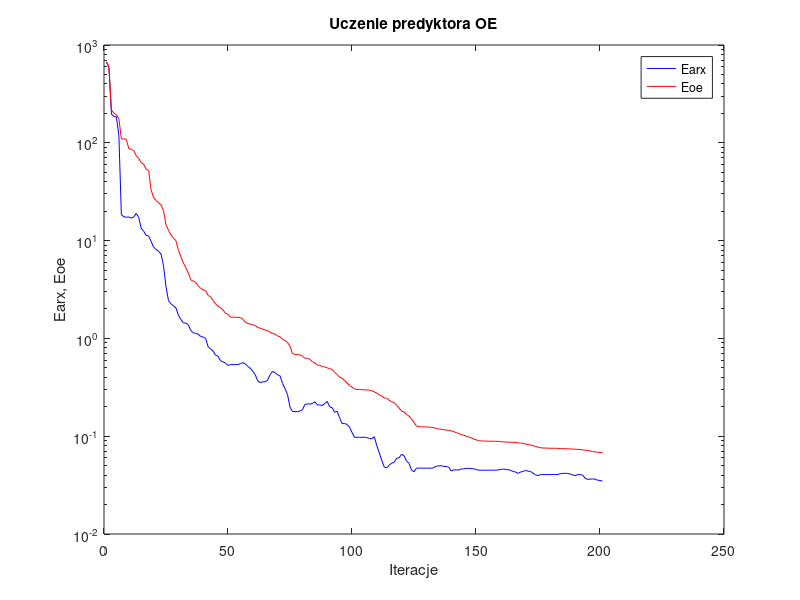
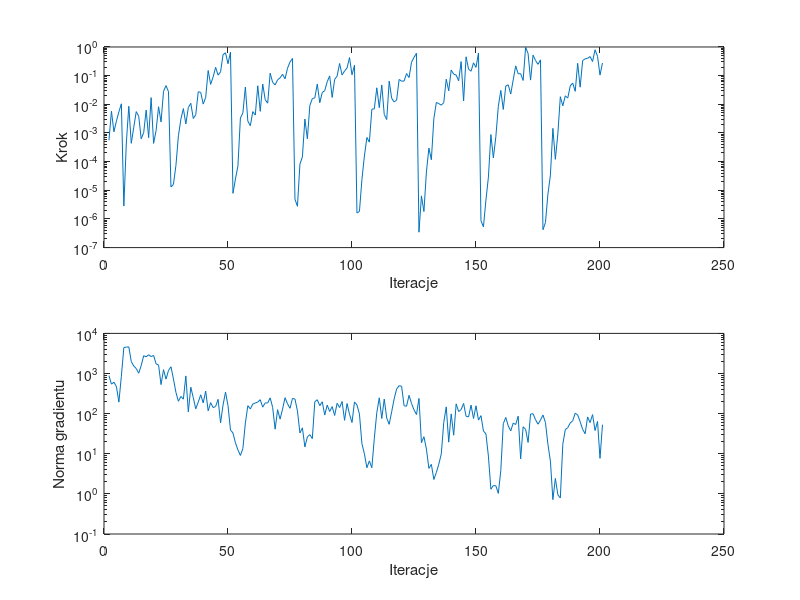

The MATLAB source for these figures, in order:
%uczenie predyktora oe
clear all;
n=0; farx(n+1)=6.734671e+002; foe(n+1)=6.633166e+002; wspucz(n+1)=0.000000e+000; ng(n+1)=0.000000e+000;
%odnowa zmiennej metryki
n=1; farx(n+1)=5.900187e+002; foe(n+1)=5.918367e+002; krok(n+1)=5.550052e-004; ng(n+1)=8.850310e+002;
n=2; farx(n+1)=1.961550e+002; foe(n+1)=2.157717e+002; krok(n+1)=5.767896e-003; ng(n+1)=5.434586e+002;
n=3; farx(n+1)=1.858741e+002; foe(n+1)=2.008590e+002; krok(n+1)=1.102111e-003; ng(n+1)=6.054445e+002;
n=4; farx(n+1)=1.842120e+002; foe(n+1)=1.924223e+002; krok(n+1)=2.581388e-003; ng(n+1)=4.753626e+002;
n=5; farx(n+1)=1.185809e+002; foe(n+1)=1.771034e+002; krok(n+1)=5.457942e-003; ng(n+1)=1.937319e+002;
n=6; farx(n+1)=1.835620e+001; foe(n+1)=1.097023e+002; krok(n+1)=1.040351e-002; ng(n+1)=8.602523e+002;
n=7; farx(n+1)=1.756267e+001; foe(n+1)=1.093095e+002; krok(n+1)=2.813146e-006; ng(n+1)=4.425982e+003;
n=8; farx(n+1)=1.732807e+001; foe(n+1)=1.088459e+002; krok(n+1)=4.477301e-004; ng(n+1)=4.560638e+003;
n=9; farx(n+1)=1.745261e+001; foe(n+1)=8.725560e+001; krok(n+1)=8.533243e-003; ng(n+1)=4.614612e+003;
n=10; farx(n+1)=1.700096e+001; foe(n+1)=8.563825e+001; krok(n+1)=4.356528e-004; ng(n+1)=1.984930e+003;
n=11; farx(n+1)=1.746193e+001; foe(n+1)=8.344922e+001; krok(n+1)=1.579878e-003; ng(n+1)=1.539750e+003;
n=12; farx(n+1)=1.902983e+001; foe(n+1)=7.380255e+001; krok(n+1)=5.557598e-003; ng(n+1)=1.327852e+003;
n=13; farx(n+1)=1.720856e+001; foe(n+1)=6.931161e+001; krok(n+1)=3.813159e-003; ng(n+1)=1.018386e+003;
n=14; farx(n+1)=1.338763e+001; foe(n+1)=6.267918e+001; krok(n+1)=6.254538e-004; ng(n+1)=1.579739e+003;
n=15; farx(n+1)=1.247649e+001; foe(n+1)=6.022271e+001; krok(n+1)=1.025539e-003; ng(n+1)=2.780873e+003;
n=16; farx(n+1)=1.130412e+001; foe(n+1)=5.380158e+001; krok(n+1)=6.293742e-003; ng(n+1)=2.609600e+003;
n=17; farx(n+1)=1.117191e+001; foe(n+1)=5.195846e+001; krok(n+1)=6.856719e-004; ng(n+1)=2.930025e+003;
n=18; farx(n+1)=9.794966e+000; foe(n+1)=3.295878e+001; krok(n+1)=1.706649e-002; ng(n+1)=2.641501e+003;
n=19; farx(n+1)=8.588682e+000; foe(n+1)=2.748588e+001; krok(n+1)=4.325367e-004; ng(n+1)=2.824479e+003;
n=20; farx(n+1)=8.127503e+000; foe(n+1)=2.570223e+001; krok(n+1)=1.201509e-003; ng(n+1)=1.744107e+003;
n=21; farx(n+1)=7.789787e+000; foe(n+1)=2.431561e+001; krok(n+1)=8.237127e-003; ng(n+1)=1.629698e+003;
n=22; farx(n+1)=7.273522e+000; foe(n+1)=2.321780e+001; krok(n+1)=2.422529e-003; ng(n+1)=5.292842e+002;
n=23; farx(n+1)=5.533189e+000; foe(n+1)=2.031083e+001; krok(n+1)=2.835564e-002; ng(n+1)=1.245820e+003;
n=24; farx(n+1)=3.387651e+000; foe(n+1)=1.448931e+001; krok(n+1)=4.486659e-002; ng(n+1)=7.247821e+002;
n=25; farx(n+1)=2.431925e+000; foe(n+1)=1.276743e+001; krok(n+1)=2.779047e-002; ng(n+1)=1.186602e+003;
%odnowa zmiennej metryki
n=26; farx(n+1)=2.258361e+000; foe(n+1)=1.143442e+001; krok(n+1)=1.302585e-005; ng(n+1)=1.471816e+003;
n=27; farx(n+1)=2.157114e+000; foe(n+1)=1.060161e+001; krok(n+1)=1.611741e-005; ng(n+1)=7.301581e+002;
n=28; farx(n+1)=2.053028e+000; foe(n+1)=9.997345e+000; krok(n+1)=7.347805e-005; ng(n+1)=3.390208e+002;
n=29; farx(n+1)=1.728109e+000; foe(n+1)=7.947787e+000; krok(n+1)=7.941269e-004; ng(n+1)=2.034922e+002;
n=30; farx(n+1)=1.559580e+000; foe(n+1)=6.839850e+000; krok(n+1)=3.040595e-003; ng(n+1)=2.681618e+002;
n=31; farx(n+1)=1.444257e+000; foe(n+1)=5.916525e+000; krok(n+1)=7.088910e-003; ng(n+1)=2.296839e+002;
n=32; farx(n+1)=1.432426e+000; foe(n+1)=5.289731e+000; krok(n+1)=2.063028e-003; ng(n+1)=8.711063e+002;
n=33; farx(n+1)=1.379015e+000; foe(n+1)=4.668041e+000; krok(n+1)=7.739087e-003; ng(n+1)=1.110595e+002;
n=34; farx(n+1)=1.204193e+000; foe(n+1)=3.960399e+000; krok(n+1)=1.086709e-002; ng(n+1)=4.554510e+002;
n=35; farx(n+1)=1.138404e+000; foe(n+1)=3.856947e+000; krok(n+1)=3.187345e-003; ng(n+1)=2.495688e+002;
n=36; farx(n+1)=1.126084e+000; foe(n+1)=3.744068e+000; krok(n+1)=4.337081e-003; ng(n+1)=1.317952e+002;
n=37; farx(n+1)=1.103897e+000; foe(n+1)=3.457728e+000; krok(n+1)=2.741202e-002; ng(n+1)=1.934915e+002;
n=38; farx(n+1)=1.046520e+000; foe(n+1)=3.242854e+000; krok(n+1)=2.610023e-002; ng(n+1)=2.944425e+002;
n=39; farx(n+1)=1.032277e+000; foe(n+1)=3.130561e+000; krok(n+1)=1.017451e-002; ng(n+1)=1.856465e+002;
n=40; farx(n+1)=9.973767e-001; foe(n+1)=3.068202e+000; krok(n+1)=1.740861e-002; ng(n+1)=3.651234e+002;
n=41; farx(n+1)=8.189384e-001; foe(n+1)=2.745485e+000; krok(n+1)=1.508553e-001; ng(n+1)=1.174392e+002;
n=42; farx(n+1)=7.808319e-001; foe(n+1)=2.667690e+000; krok(n+1)=4.953895e-002; ng(n+1)=1.879777e+002;
n=43; farx(n+1)=7.411054e-001; foe(n+1)=2.439805e+000; krok(n+1)=8.973318e-002; ng(n+1)=1.415011e+002;
n=44; farx(n+1)=6.713234e-001; foe(n+1)=2.255184e+000; krok(n+1)=1.951976e-001; ng(n+1)=1.504074e+002;
n=45; farx(n+1)=6.580221e-001; foe(n+1)=2.128914e+000; krok(n+1)=1.044257e-001; ng(n+1)=2.273466e+002;
n=46; farx(n+1)=5.902868e-001; foe(n+1)=2.064831e+000; krok(n+1)=1.348264e-001; ng(n+1)=5.896680e+001;
n=47; farx(n+1)=5.745075e-001; foe(n+1)=1.944820e+000; krok(n+1)=5.391440e-001; ng(n+1)=1.640825e+002;
n=48; farx(n+1)=5.588349e-001; foe(n+1)=1.808749e+000; krok(n+1)=6.278005e-001; ng(n+1)=3.440384e+002;
n=49; farx(n+1)=5.296056e-001; foe(n+1)=1.766393e+000; krok(n+1)=2.601236e-001; ng(n+1)=1.580503e+002;
n=50; farx(n+1)=5.395443e-001; foe(n+1)=1.646527e+000; krok(n+1)=6.622313e-001; ng(n+1)=3.916979e+001;
%odnowa zmiennej metryki
n=51; farx(n+1)=5.395965e-001; foe(n+1)=1.645554e+000; krok(n+1)=7.829941e-006; ng(n+1)=3.292916e+001;
n=52; farx(n+1)=5.394889e-001; foe(n+1)=1.645084e+000; krok(n+1)=2.468559e-005; ng(n+1)=1.869405e+001;
n=53; farx(n+1)=5.406677e-001; foe(n+1)=1.644359e+000; krok(n+1)=7.063894e-005; ng(n+1)=1.251323e+001;
n=54; farx(n+1)=5.520580e-001; foe(n+1)=1.629740e+000; krok(n+1)=3.334617e-003; ng(n+1)=9.068051e+000;
n=55; farx(n+1)=5.649531e-001; foe(n+1)=1.573109e+000; krok(n+1)=5.000456e-003; ng(n+1)=1.352448e+001;
n=56; farx(n+1)=5.477791e-001; foe(n+1)=1.460280e+000; krok(n+1)=4.017657e-002; ng(n+1)=5.820347e+001;
n=57; farx(n+1)=5.169258e-001; foe(n+1)=1.420842e+000; krok(n+1)=2.568725e-003; ng(n+1)=1.580873e+002;
n=58; farx(n+1)=4.942850e-001; foe(n+1)=1.399113e+000; krok(n+1)=1.788132e-003; ng(n+1)=1.305980e+002;
n=59; farx(n+1)=4.625627e-001; foe(n+1)=1.377524e+000; krok(n+1)=5.557598e-003; ng(n+1)=1.735294e+002;
n=60; farx(n+1)=4.234469e-001; foe(n+1)=1.353487e+000; krok(n+1)=4.201093e-003; ng(n+1)=1.840750e+002;
n=61; farx(n+1)=3.682869e-001; foe(n+1)=1.291086e+000; krok(n+1)=4.438543e-002; ng(n+1)=1.943810e+002;
n=62; farx(n+1)=3.525081e-001; foe(n+1)=1.272900e+000; krok(n+1)=5.694898e-003; ng(n+1)=2.224805e+002;
n=63; farx(n+1)=3.602694e-001; foe(n+1)=1.242348e+000; krok(n+1)=5.099752e-002; ng(n+1)=1.450770e+002;
n=64; farx(n+1)=3.600444e-001; foe(n+1)=1.217477e+000; krok(n+1)=1.448480e-002; ng(n+1)=1.851928e+002;
n=65; farx(n+1)=3.759743e-001; foe(n+1)=1.198268e+000; krok(n+1)=1.097075e-002; ng(n+1)=1.841129e+002;
n=66; farx(n+1)=4.262534e-001; foe(n+1)=1.152531e+000; krok(n+1)=1.214811e-001; ng(n+1)=2.473051e+002;
n=67; farx(n+1)=4.607175e-001; foe(n+1)=1.124734e+000; krok(n+1)=5.851700e-002; ng(n+1)=1.436452e+002;
n=68; farx(n+1)=4.459928e-001; foe(n+1)=1.101688e+000; krok(n+1)=4.732206e-002; ng(n+1)=4.100372e+001;
n=69; farx(n+1)=4.250182e-001; foe(n+1)=1.058955e+000; krok(n+1)=7.113068e-002; ng(n+1)=1.254260e+002;
n=70; farx(n+1)=4.131255e-001; foe(n+1)=1.036998e+000; krok(n+1)=8.388517e-002; ng(n+1)=7.295657e+001;
n=71; farx(n+1)=3.451948e-001; foe(n+1)=9.805513e-001; krok(n+1)=1.111619e-001; ng(n+1)=1.299767e+002;
n=72; farx(n+1)=3.063422e-001; foe(n+1)=9.535606e-001; krok(n+1)=7.765706e-002; ng(n+1)=2.493549e+002;
n=73; farx(n+1)=2.664938e-001; foe(n+1)=9.098128e-001; krok(n+1)=1.817918e-001; ng(n+1)=1.756988e+002;
n=74; farx(n+1)=1.977955e-001; foe(n+1)=8.298835e-001; krok(n+1)=2.981443e-001; ng(n+1)=1.359201e+002;
n=75; farx(n+1)=1.791326e-001; foe(n+1)=7.014346e-001; krok(n+1)=3.963116e-001; ng(n+1)=2.398512e+002;
%odnowa zmiennej metryki
n=76; farx(n+1)=1.783936e-001; foe(n+1)=6.867900e-001; krok(n+1)=4.858372e-006; ng(n+1)=2.304567e+002;
n=77; farx(n+1)=1.782840e-001; foe(n+1)=6.845745e-001; krok(n+1)=2.765301e-006; ng(n+1)=1.168680e+002;
n=78; farx(n+1)=1.808529e-001; foe(n+1)=6.772360e-001; krok(n+1)=8.191911e-005; ng(n+1)=3.294586e+001;
n=79; farx(n+1)=1.855571e-001; foe(n+1)=6.584299e-001; krok(n+1)=1.460638e-004; ng(n+1)=4.426792e+001;
n=80; farx(n+1)=2.111267e-001; foe(n+1)=6.276385e-001; krok(n+1)=3.065383e-003; ng(n+1)=1.473719e+001;
n=81; farx(n+1)=2.141071e-001; foe(n+1)=6.250716e-001; krok(n+1)=6.250570e-004; ng(n+1)=2.630414e+001;
n=82; farx(n+1)=2.129928e-001; foe(n+1)=6.120905e-001; krok(n+1)=9.082851e-003; ng(n+1)=2.996388e+001;
n=83; farx(n+1)=2.153419e-001; foe(n+1)=5.794340e-001; krok(n+1)=1.574016e-002; ng(n+1)=2.387115e+001;
n=84; farx(n+1)=2.254284e-001; foe(n+1)=5.609528e-001; krok(n+1)=1.675780e-002; ng(n+1)=1.983097e+002;
n=85; farx(n+1)=2.088558e-001; foe(n+1)=5.364451e-001; krok(n+1)=5.079872e-002; ng(n+1)=2.220045e+002;
n=86; farx(n+1)=2.090758e-001; foe(n+1)=5.282049e-001; krok(n+1)=1.136409e-002; ng(n+1)=1.579311e+002;
n=87; farx(n+1)=2.056856e-001; foe(n+1)=5.191411e-001; krok(n+1)=2.580064e-002; ng(n+1)=1.974109e+002;
n=88; farx(n+1)=2.161080e-001; foe(n+1)=5.099039e-001; krok(n+1)=2.992730e-002; ng(n+1)=9.234188e+001;
n=89; farx(n+1)=2.267824e-001; foe(n+1)=5.007540e-001; krok(n+1)=6.144187e-002; ng(n+1)=1.633911e+002;
n=90; farx(n+1)=1.996258e-001; foe(n+1)=4.883994e-001; krok(n+1)=9.809225e-002; ng(n+1)=1.131661e+002;
n=91; farx(n+1)=1.956233e-001; foe(n+1)=4.831105e-001; krok(n+1)=1.740861e-002; ng(n+1)=1.497174e+002;
n=92; farx(n+1)=1.753209e-001; foe(n+1)=4.496198e-001; krok(n+1)=7.398460e-002; ng(n+1)=8.996328e+001;
n=93; farx(n+1)=1.802699e-001; foe(n+1)=4.276003e-001; krok(n+1)=9.656284e-002; ng(n+1)=1.813562e+002;
n=94; farx(n+1)=1.545542e-001; foe(n+1)=4.025976e-001; krok(n+1)=2.658984e-001; ng(n+1)=1.418337e+002;
n=95; farx(n+1)=1.344682e-001; foe(n+1)=3.906919e-001; krok(n+1)=1.053314e-001; ng(n+1)=2.002572e+002;
n=96; farx(n+1)=1.347622e-001; foe(n+1)=3.709282e-001; krok(n+1)=1.460372e-001; ng(n+1)=6.810981e+001;
n=97; farx(n+1)=1.320664e-001; foe(n+1)=3.499815e-001; krok(n+1)=1.846634e-001; ng(n+1)=1.784923e+002;
n=98; farx(n+1)=1.236408e-001; foe(n+1)=3.291952e-001; krok(n+1)=4.268310e-001; ng(n+1)=9.641106e+001;
n=99; farx(n+1)=1.091212e-001; foe(n+1)=3.189051e-001; krok(n+1)=1.067078e-001; ng(n+1)=5.994806e+001;
n=100; farx(n+1)=9.740656e-002; foe(n+1)=3.037702e-001; krok(n+1)=2.301336e-001; ng(n+1)=1.957107e+002;
%odnowa zmiennej metryki
n=101; farx(n+1)=9.743097e-002; foe(n+1)=3.004579e-001; krok(n+1)=1.611913e-006; ng(n+1)=1.652002e+002;
n=102; farx(n+1)=9.748839e-002; foe(n+1)=2.995653e-001; krok(n+1)=1.826176e-006; ng(n+1)=9.735695e+001;
n=103; farx(n+1)=9.736092e-002; foe(n+1)=2.991342e-001; krok(n+1)=2.390184e-005; ng(n+1)=1.783376e+001;
n=104; farx(n+1)=9.760432e-002; foe(n+1)=2.979307e-001; krok(n+1)=1.571231e-004; ng(n+1)=9.985029e+000;
n=105; farx(n+1)=9.676549e-002; foe(n+1)=2.971470e-001; krok(n+1)=6.946998e-004; ng(n+1)=4.493805e+000;
n=106; farx(n+1)=9.496507e-002; foe(n+1)=2.958875e-001; krok(n+1)=4.788092e-004; ng(n+1)=6.636563e+000;
n=107; farx(n+1)=9.396145e-002; foe(n+1)=2.914167e-001; krok(n+1)=6.734730e-003; ng(n+1)=4.486650e+000;
n=108; farx(n+1)=9.872354e-002; foe(n+1)=2.842456e-001; krok(n+1)=6.947618e-003; ng(n+1)=2.428092e+001;
n=109; farx(n+1)=8.015066e-002; foe(n+1)=2.755590e-001; krok(n+1)=3.762076e-002; ng(n+1)=1.063214e+002;
n=110; farx(n+1)=6.758015e-002; foe(n+1)=2.648198e-001; krok(n+1)=7.627492e-003; ng(n+1)=2.479720e+002;
n=111; farx(n+1)=5.663061e-002; foe(n+1)=2.572206e-001; krok(n+1)=4.732423e-002; ng(n+1)=7.542351e+001;
n=112; farx(n+1)=4.826658e-002; foe(n+1)=2.455765e-001; krok(n+1)=4.403244e-003; ng(n+1)=2.307928e+002;
n=113; farx(n+1)=4.751440e-002; foe(n+1)=2.448621e-001; krok(n+1)=2.943935e-003; ng(n+1)=7.734256e+001;
n=114; farx(n+1)=5.060673e-002; foe(n+1)=2.328591e-001; krok(n+1)=6.414287e-002; ng(n+1)=5.418210e+001;
n=115; farx(n+1)=5.303211e-002; foe(n+1)=2.245055e-001; krok(n+1)=1.617035e-002; ng(n+1)=1.121277e+002;
n=116; farx(n+1)=5.399977e-002; foe(n+1)=2.207824e-001; krok(n+1)=1.210325e-002; ng(n+1)=2.338651e+002;
n=117; farx(n+1)=5.954020e-002; foe(n+1)=2.067458e-001; krok(n+1)=1.406421e-002; ng(n+1)=4.137546e+002;
n=118; farx(n+1)=6.016833e-002; foe(n+1)=1.938756e-001; krok(n+1)=7.370023e-002; ng(n+1)=4.957599e+002;
n=119; farx(n+1)=6.536085e-002; foe(n+1)=1.804519e-001; krok(n+1)=6.423218e-002; ng(n+1)=4.813287e+002;
n=120; farx(n+1)=6.312907e-002; foe(n+1)=1.771662e-001; krok(n+1)=6.458581e-002; ng(n+1)=1.574733e+002;
n=121; farx(n+1)=5.550534e-002; foe(n+1)=1.668901e-001; krok(n+1)=1.181740e-001; ng(n+1)=1.531183e+002;
n=122; farx(n+1)=5.286980e-002; foe(n+1)=1.606988e-001; krok(n+1)=8.571529e-002; ng(n+1)=2.861829e+002;
n=123; farx(n+1)=4.518262e-002; foe(n+1)=1.499724e-001; krok(n+1)=2.928073e-001; ng(n+1)=1.793600e+002;
n=124; farx(n+1)=4.319791e-002; foe(n+1)=1.385545e-001; krok(n+1)=4.353621e-001; ng(n+1)=1.246433e+002;
n=125; farx(n+1)=4.717285e-002; foe(n+1)=1.265723e-001; krok(n+1)=6.019322e-001; ng(n+1)=9.469999e+001;
%odnowa zmiennej metryki
n=126; farx(n+1)=4.717435e-002; foe(n+1)=1.248589e-001; krok(n+1)=3.445853e-007; ng(n+1)=2.392643e+002;
n=127; farx(n+1)=4.717841e-002; foe(n+1)=1.247031e-001; krok(n+1)=6.370154e-006; ng(n+1)=1.888440e+001;
n=128; farx(n+1)=4.717568e-002; foe(n+1)=1.246146e-001; krok(n+1)=1.816358e-006; ng(n+1)=2.661950e+001;
n=129; farx(n+1)=4.712787e-002; foe(n+1)=1.241860e-001; krok(n+1)=4.341873e-005; ng(n+1)=1.310053e+001;
n=130; farx(n+1)=4.711511e-002; foe(n+1)=1.238387e-001; krok(n+1)=2.952315e-004; ng(n+1)=4.324218e+000;
n=131; farx(n+1)=4.709303e-002; foe(n+1)=1.235123e-001; krok(n+1)=1.164634e-004; ng(n+1)=5.430583e+000;
n=132; farx(n+1)=4.767030e-002; foe(n+1)=1.225901e-001; krok(n+1)=3.136698e-003; ng(n+1)=2.283622e+000;
n=133; farx(n+1)=4.945277e-002; foe(n+1)=1.193165e-001; krok(n+1)=1.158426e-002; ng(n+1)=3.402716e+000;
n=134; farx(n+1)=4.964859e-002; foe(n+1)=1.183108e-001; krok(n+1)=1.056599e-002; ng(n+1)=5.497731e+000;
n=135; farx(n+1)=4.992734e-002; foe(n+1)=1.176428e-001; krok(n+1)=9.344559e-003; ng(n+1)=9.918407e+000;
n=136; farx(n+1)=4.913916e-002; foe(n+1)=1.166306e-001; krok(n+1)=1.140023e-002; ng(n+1)=6.034538e+001;
n=137; farx(n+1)=4.888802e-002; foe(n+1)=1.153194e-001; krok(n+1)=7.500305e-002; ng(n+1)=1.475383e+002;
n=138; farx(n+1)=4.841221e-002; foe(n+1)=1.149017e-001; krok(n+1)=2.959126e-002; ng(n+1)=1.947958e+001;
n=139; farx(n+1)=4.401079e-002; foe(n+1)=1.131805e-001; krok(n+1)=1.569501e-001; ng(n+1)=9.875192e+001;
n=140; farx(n+1)=4.524309e-002; foe(n+1)=1.117825e-001; krok(n+1)=1.124683e-001; ng(n+1)=2.904059e+001;
n=141; farx(n+1)=4.522082e-002; foe(n+1)=1.086672e-001; krok(n+1)=1.047220e-001; ng(n+1)=1.752959e+002;
n=142; farx(n+1)=4.507360e-002; foe(n+1)=1.069510e-001; krok(n+1)=6.601690e-002; ng(n+1)=1.125140e+002;
n=143; farx(n+1)=4.619852e-002; foe(n+1)=1.038003e-001; krok(n+1)=3.083795e-001; ng(n+1)=1.261994e+002;
n=144; farx(n+1)=4.633219e-002; foe(n+1)=1.026384e-001; krok(n+1)=1.308616e-002; ng(n+1)=1.797408e+002;
n=145; farx(n+1)=4.697209e-002; foe(n+1)=9.994494e-002; krok(n+1)=4.536903e-001; ng(n+1)=8.600872e+001;
n=146; farx(n+1)=4.683827e-002; foe(n+1)=9.821109e-002; krok(n+1)=1.677703e-001; ng(n+1)=8.293212e+001;
n=147; farx(n+1)=4.662075e-002; foe(n+1)=9.631596e-002; krok(n+1)=1.423178e-001; ng(n+1)=1.631470e+002;
n=148; farx(n+1)=4.648725e-002; foe(n+1)=9.374618e-002; krok(n+1)=2.800362e-001; ng(n+1)=7.581744e+001;
n=149; farx(n+1)=4.572016e-002; foe(n+1)=9.192376e-002; krok(n+1)=1.951976e-001; ng(n+1)=1.567380e+002;
n=150; farx(n+1)=4.490131e-002; foe(n+1)=8.986923e-002; krok(n+1)=6.193808e-001; ng(n+1)=6.905036e+001;
%odnowa zmiennej metryki
n=151; farx(n+1)=4.490168e-002; foe(n+1)=8.939858e-002; krok(n+1)=8.714703e-007; ng(n+1)=8.908763e+001;
n=152; farx(n+1)=4.490195e-002; foe(n+1)=8.934304e-002; krok(n+1)=5.291310e-007; ng(n+1)=3.684786e+001;
n=153; farx(n+1)=4.490722e-002; foe(n+1)=8.906764e-002; krok(n+1)=4.531308e-006; ng(n+1)=3.134138e+001;
n=154; farx(n+1)=4.492677e-002; foe(n+1)=8.889039e-002; krok(n+1)=2.867992e-005; ng(n+1)=8.731002e+000;
n=155; farx(n+1)=4.490471e-002; foe(n+1)=8.878179e-002; krok(n+1)=8.786586e-004; ng(n+1)=1.306148e+000;
n=156; farx(n+1)=4.491098e-002; foe(n+1)=8.875902e-002; krok(n+1)=1.347782e-004; ng(n+1)=1.614196e+000;
n=157; farx(n+1)=4.499926e-002; foe(n+1)=8.865802e-002; krok(n+1)=7.394410e-004; ng(n+1)=1.591376e+000;
n=158; farx(n+1)=4.523136e-002; foe(n+1)=8.847913e-002; krok(n+1)=8.468065e-003; ng(n+1)=1.028343e+000;
n=159; farx(n+1)=4.576594e-002; foe(n+1)=8.795719e-002; krok(n+1)=3.054889e-002; ng(n+1)=3.839259e+000;
n=160; farx(n+1)=4.600858e-002; foe(n+1)=8.767102e-002; krok(n+1)=6.607631e-003; ng(n+1)=5.610925e+001;
n=161; farx(n+1)=4.579385e-002; foe(n+1)=8.717567e-002; krok(n+1)=4.346837e-002; ng(n+1)=8.037457e+001;
n=162; farx(n+1)=4.529956e-002; foe(n+1)=8.689652e-002; krok(n+1)=4.781642e-002; ng(n+1)=4.952970e+001;
n=163; farx(n+1)=4.487767e-002; foe(n+1)=8.679659e-002; krok(n+1)=2.272397e-002; ng(n+1)=3.718743e+001;
n=164; farx(n+1)=4.358374e-002; foe(n+1)=8.648058e-002; krok(n+1)=7.115888e-002; ng(n+1)=5.807238e+001;
n=165; farx(n+1)=4.299715e-002; foe(n+1)=8.608204e-002; krok(n+1)=2.193298e-001; ng(n+1)=5.355967e+001;
n=166; farx(n+1)=4.166149e-002; foe(n+1)=8.545792e-002; krok(n+1)=1.160291e-001; ng(n+1)=8.665413e+001;
n=167; farx(n+1)=4.305059e-002; foe(n+1)=8.496650e-002; krok(n+1)=1.171506e-001; ng(n+1)=7.458237e+000;
n=168; farx(n+1)=4.364642e-002; foe(n+1)=8.476961e-002; krok(n+1)=6.789298e-002; ng(n+1)=4.703217e+001;
n=169; farx(n+1)=4.475150e-002; foe(n+1)=8.296946e-002; krok(n+1)=9.769152e-001; ng(n+1)=4.074812e+001;
n=170; farx(n+1)=4.387580e-002; foe(n+1)=8.194288e-002; krok(n+1)=5.931517e-001; ng(n+1)=1.916770e+001;
n=171; farx(n+1)=4.367244e-002; foe(n+1)=8.156615e-002; krok(n+1)=7.000904e-002; ng(n+1)=9.719106e+001;
n=172; farx(n+1)=4.184708e-002; foe(n+1)=7.998661e-002; krok(n+1)=5.202472e-001; ng(n+1)=9.954995e+001;
n=173; farx(n+1)=4.022727e-002; foe(n+1)=7.840475e-002; krok(n+1)=3.381117e-001; ng(n+1)=7.069819e+001;
n=174; farx(n+1)=3.957333e-002; foe(n+1)=7.746432e-002; krok(n+1)=2.482245e-001; ng(n+1)=5.445265e+001;
n=175; farx(n+1)=4.053030e-002; foe(n+1)=7.617706e-002; krok(n+1)=3.550835e-001; ng(n+1)=6.911296e+001;
%odnowa zmiennej metryki
n=176; farx(n+1)=4.053073e-002; foe(n+1)=7.580524e-002; krok(n+1)=4.208231e-007; ng(n+1)=9.233680e+001;
n=177; farx(n+1)=4.053201e-002; foe(n+1)=7.565082e-002; krok(n+1)=7.466456e-007; ng(n+1)=6.010384e+001;
n=178; farx(n+1)=4.053409e-002; foe(n+1)=7.545639e-002; krok(n+1)=7.334139e-006; ng(n+1)=1.723576e+001;
n=179; farx(n+1)=4.055045e-002; foe(n+1)=7.531236e-002; krok(n+1)=3.378344e-005; ng(n+1)=6.563684e+000;
n=180; farx(n+1)=4.055218e-002; foe(n+1)=7.527759e-002; krok(n+1)=1.448033e-003; ng(n+1)=7.203392e-001;
n=181; farx(n+1)=4.056796e-002; foe(n+1)=7.523652e-002; krok(n+1)=1.201924e-004; ng(n+1)=2.424521e+000;
n=182; farx(n+1)=4.064804e-002; foe(n+1)=7.519309e-002; krok(n+1)=9.208067e-004; ng(n+1)=9.501596e-001;
n=183; farx(n+1)=4.138035e-002; foe(n+1)=7.476450e-002; krok(n+1)=1.842644e-002; ng(n+1)=7.883644e-001;
n=184; farx(n+1)=4.163355e-002; foe(n+1)=7.457854e-002; krok(n+1)=8.855578e-003; ng(n+1)=1.721123e+001;
n=185; farx(n+1)=4.172872e-002; foe(n+1)=7.452092e-002; krok(n+1)=1.975828e-002; ng(n+1)=3.991244e+001;
n=186; farx(n+1)=4.169846e-002; foe(n+1)=7.440254e-002; krok(n+1)=1.647425e-002; ng(n+1)=4.472190e+001;
n=187; farx(n+1)=4.106570e-002; foe(n+1)=7.410085e-002; krok(n+1)=4.382471e-002; ng(n+1)=5.854274e+001;
n=188; farx(n+1)=4.025507e-002; foe(n+1)=7.384506e-002; krok(n+1)=5.524306e-002; ng(n+1)=6.656273e+001;
n=189; farx(n+1)=3.945872e-002; foe(n+1)=7.364073e-002; krok(n+1)=2.835564e-002; ng(n+1)=1.025086e+002;
n=190; farx(n+1)=4.052485e-002; foe(n+1)=7.321538e-002; krok(n+1)=2.688700e-001; ng(n+1)=9.319828e+001;
n=191; farx(n+1)=4.054273e-002; foe(n+1)=7.302283e-002; krok(n+1)=3.965402e-002; ng(n+1)=6.268999e+001;
n=192; farx(n+1)=3.992291e-002; foe(n+1)=7.249688e-002; krok(n+1)=3.349286e-001; ng(n+1)=4.078867e+001;
n=193; farx(n+1)=3.712836e-002; foe(n+1)=7.190327e-002; krok(n+1)=3.862514e-001; ng(n+1)=3.151566e+001;
n=194; farx(n+1)=3.613547e-002; foe(n+1)=7.138838e-002; krok(n+1)=4.033988e-001; ng(n+1)=8.276318e+001;
n=195; farx(n+1)=3.647683e-002; foe(n+1)=7.056436e-002; krok(n+1)=4.635137e-001; ng(n+1)=5.988977e+001;
n=196; farx(n+1)=3.651397e-002; foe(n+1)=6.991189e-002; krok(n+1)=3.106282e-001; ng(n+1)=9.457532e+001;
n=197; farx(n+1)=3.645779e-002; foe(n+1)=6.915065e-002; krok(n+1)=8.008859e-001; ng(n+1)=3.791038e+001;
n=198; farx(n+1)=3.548835e-002; foe(n+1)=6.841449e-002; krok(n+1)=4.726961e-001; ng(n+1)=6.391999e+001;
n=199; farx(n+1)=3.531086e-002; foe(n+1)=6.828634e-002; krok(n+1)=1.046893e-001; ng(n+1)=7.690624e+000;
n=200; farx(n+1)=3.461343e-002; foe(n+1)=6.779536e-002; krok(n+1)=2.760258e-001; ng(n+1)=5.308385e+001;

figure; semilogy(farx,'b'); hold on; semilogy(foe,'r'); xlabel('Iteracje'); ylabel('Earx, Eoe'); legend('Earx','Eoe'); title('Uczenie predyktora OE');
figure; subplot(2,1,1); semilogy(krok); xlabel('Iteracje'); ylabel('Krok');
subplot(2,1,2); semilogy(ng); xlabel('Iteracje'); ylabel('Norma gradientu');
Earx=farx(n+1)
Eoe=foe(n+1)
